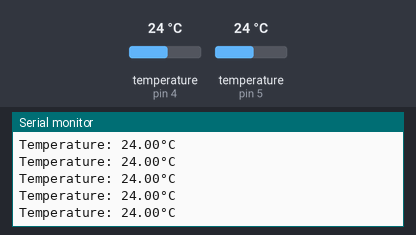
The sketch below on a simulated Arduino Uno, built with avr-gcc and run on an emulated ATmega328P. Parts: the last lines printed to the serial monitor. Inputs (shaded band) come from the test bench; at power-on: temperature (sensors on pin 4, pin 5) 24 °C.

Above: at 1.2 s.
1.3 s: temperature (sensor on pin 4) set to 12 °C
At 1.51 s:
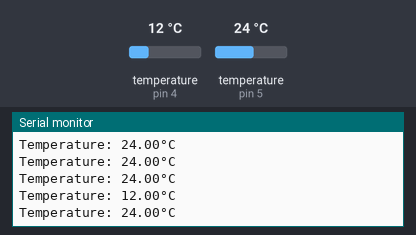
2.8 s: temperature (sensor on pin 5) set to 19 °C
At 3.03 s:
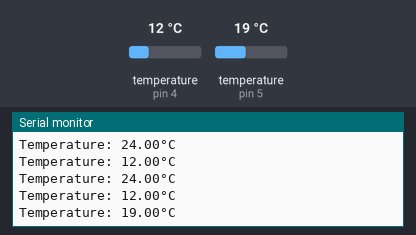
4.3 s: temperature (sensor on pin 4) set to 28 °C
At 4.33 s:
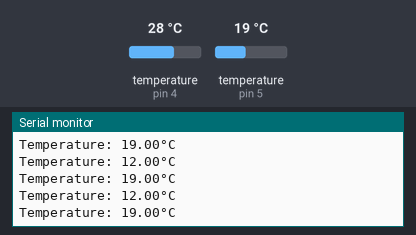
5.8 s: temperature (sensor on pin 5) set to 33 °C
At 5.85 s:
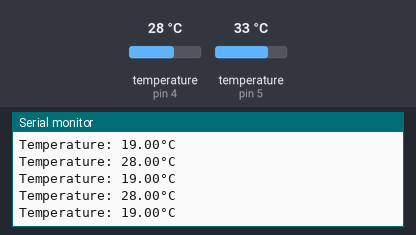
Timing chart, 0 to 8.3 s (numbered marks = the images above; inputs shaded):
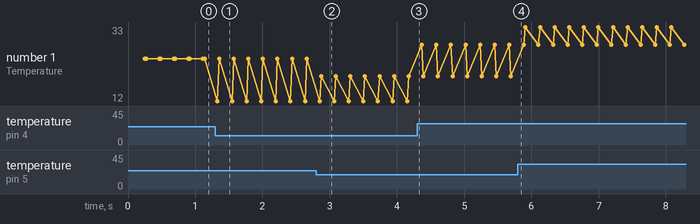

Measured:
- after the input at 1.3 s, the serial monitor: prints a new line at once (image 1)
- after the input at 2.8 s, the serial monitor: prints a new line after 0.07 s (image 2)
- plotted number 1: 24 → 19 after the input at 2.8 s

The sketch:

DS18B20_2X_PARALLEL.ino
```cpp
//sensors
#include <OneWire.h>
#include <DallasTemperature.h>
#define SensorDataPin1 4
#define SensorDataPin2 5
OneWire oneWire1(SensorDataPin1);//onewire setup
OneWire oneWire2(SensorDataPin2);//onewire setup
DallasTemperature sensors1(&oneWire1);
DallasTemperature sensors2(&oneWire2);
float tempCelcius1;
float tempCelcius2;

void setup() {
  // put your setup code here, to run once:
sensors1.begin();
sensors2.begin();
Serial.begin(9600);
}

void loop() {
sensors1.setResolution(9); //gevoeligheid sensor
sensors2.setResolution(9); //gevoeligheid sensor
sensors1.requestTemperatures();// send the command to get temperatures
sensors2.requestTemperatures();// send the command to get temperatures
tempCelcius1 = sensors1.getTempCByIndex(0);
tempCelcius2 = sensors2.getTempCByIndex(0);
Serial.print("Temperature: ");//display this text in the serial monitor
Serial.print(tempCelcius1);// print the temperature in Celsius
Serial.print("°C");//display this text in the serial monitor
Serial.println("");
Serial.print("Temperature: ");//display this text in the serial monitor
Serial.print(tempCelcius2);// print the temperature in Celsius
Serial.print("°C");//display this text in the serial monitor
Serial.println("");
}
```
